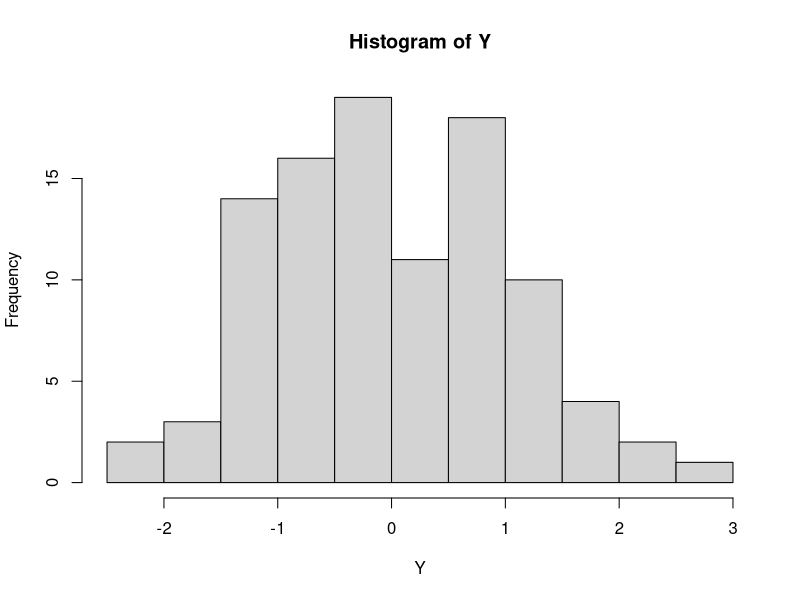

Generate this figure with R:
## ---- chunk 1
knitr::opts_chunk$set(echo = TRUE)
## ---- chunk 2
Y<- rnorm( 100)
hist( Y)
